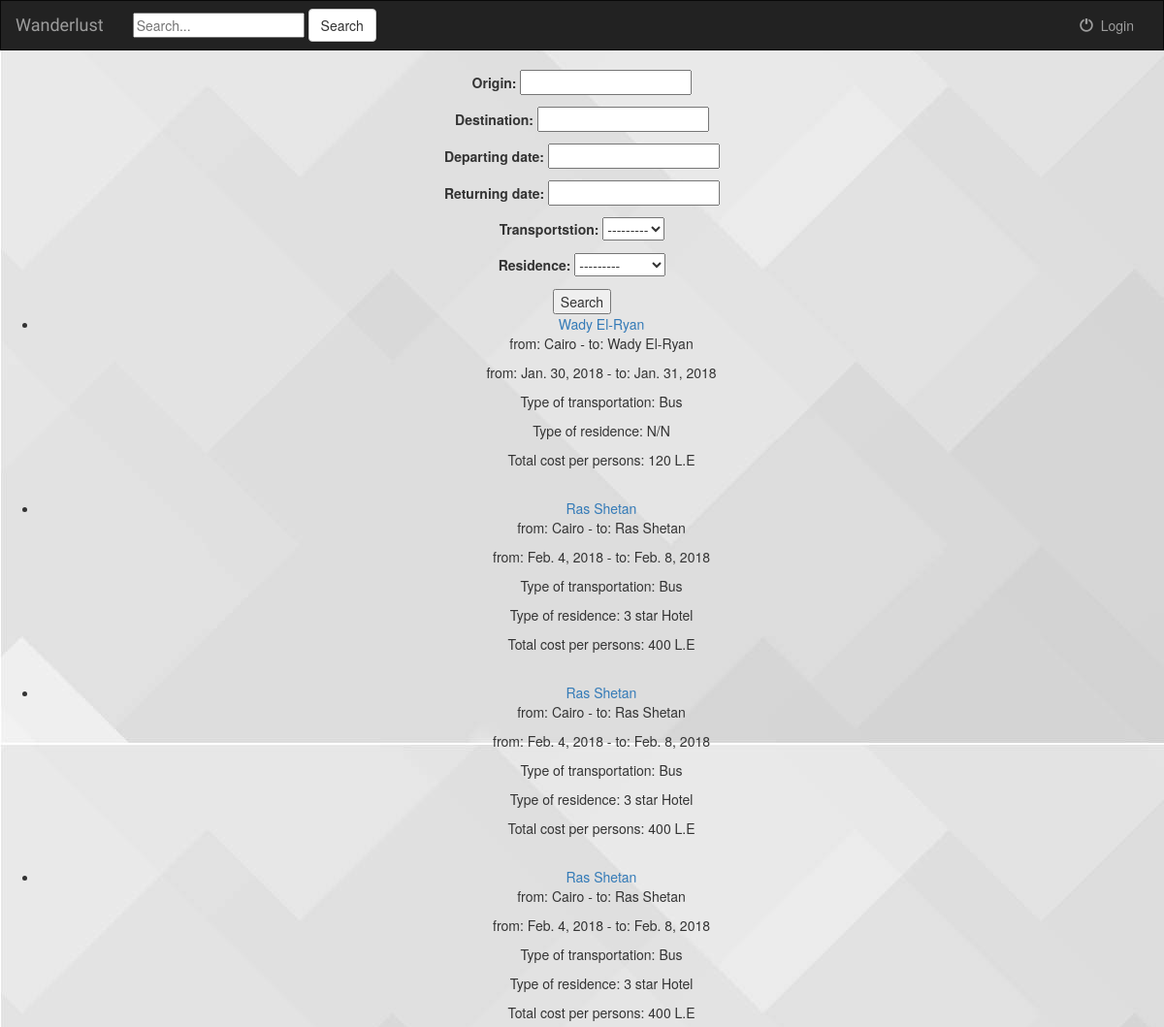
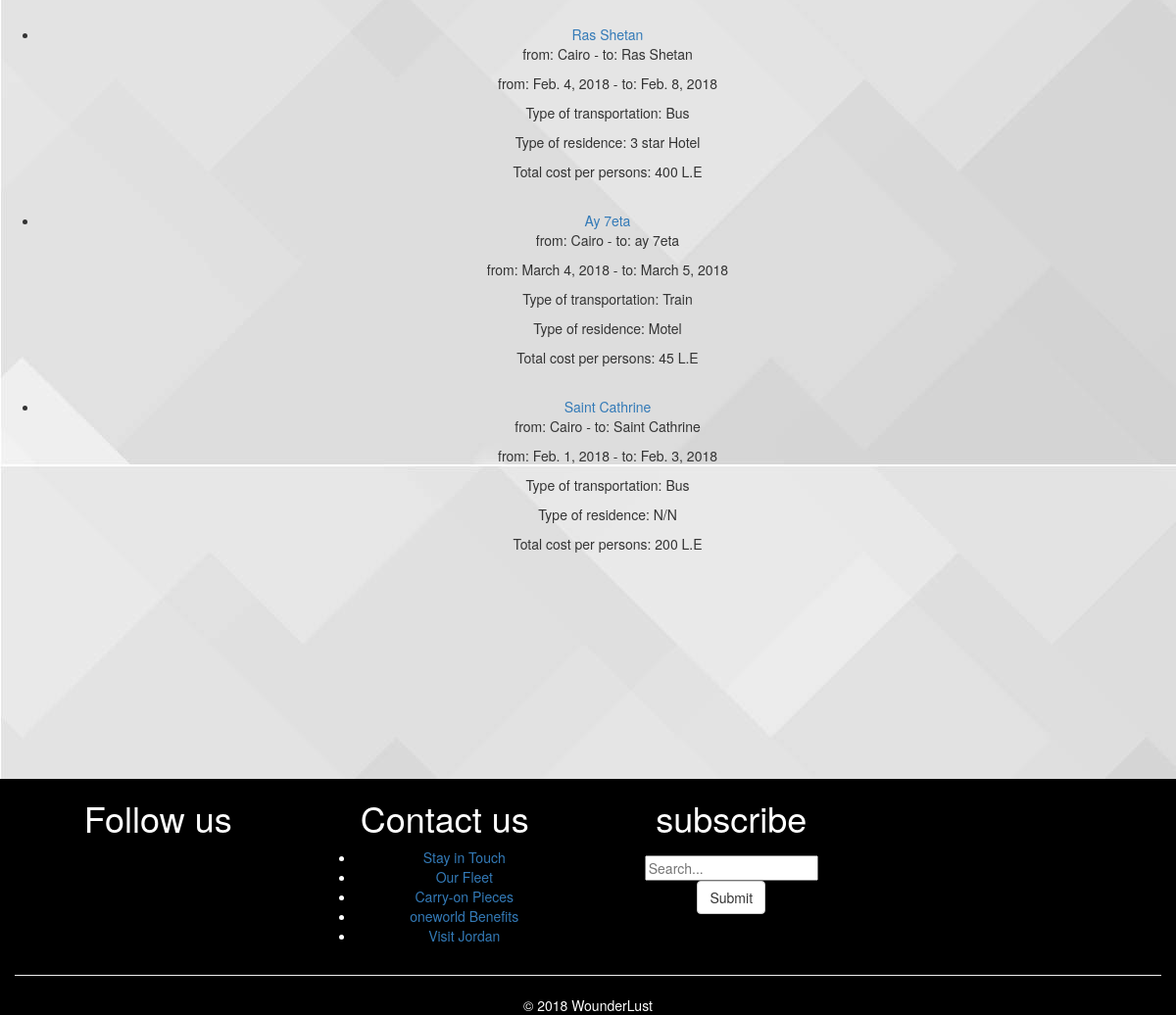
The page /Wanderlust/filter/ on the database as committed earlier (2 pictures, top to bottom).
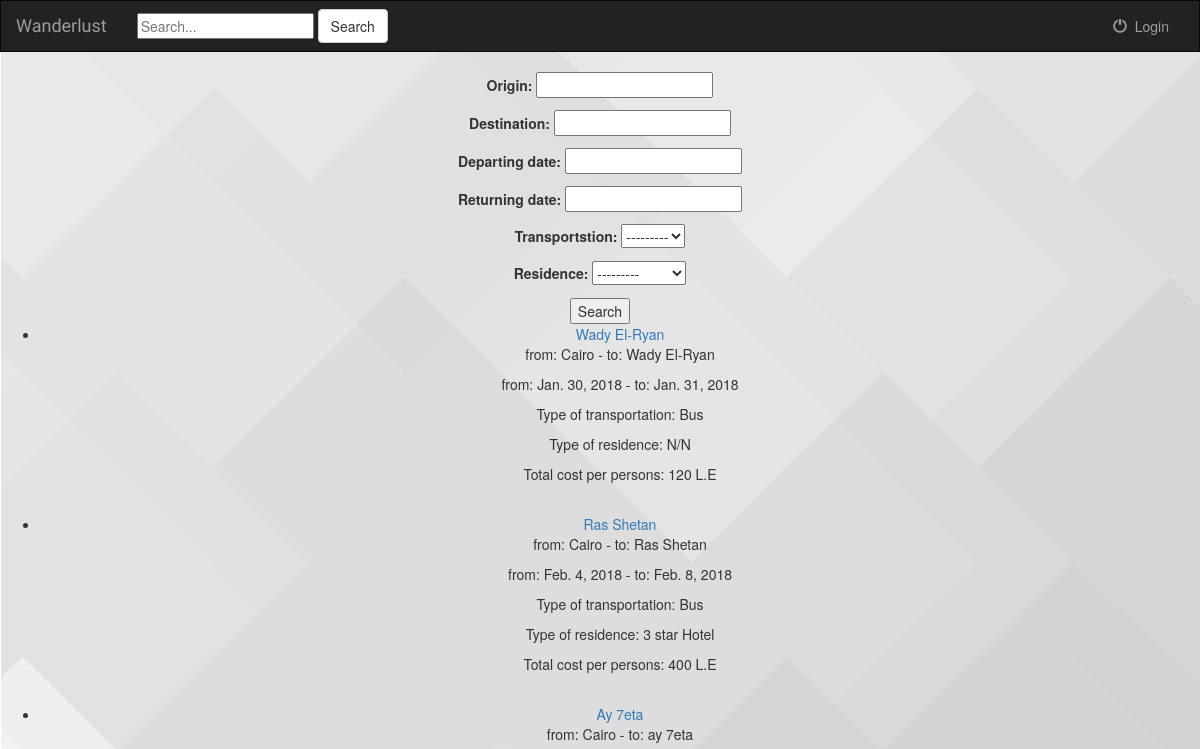
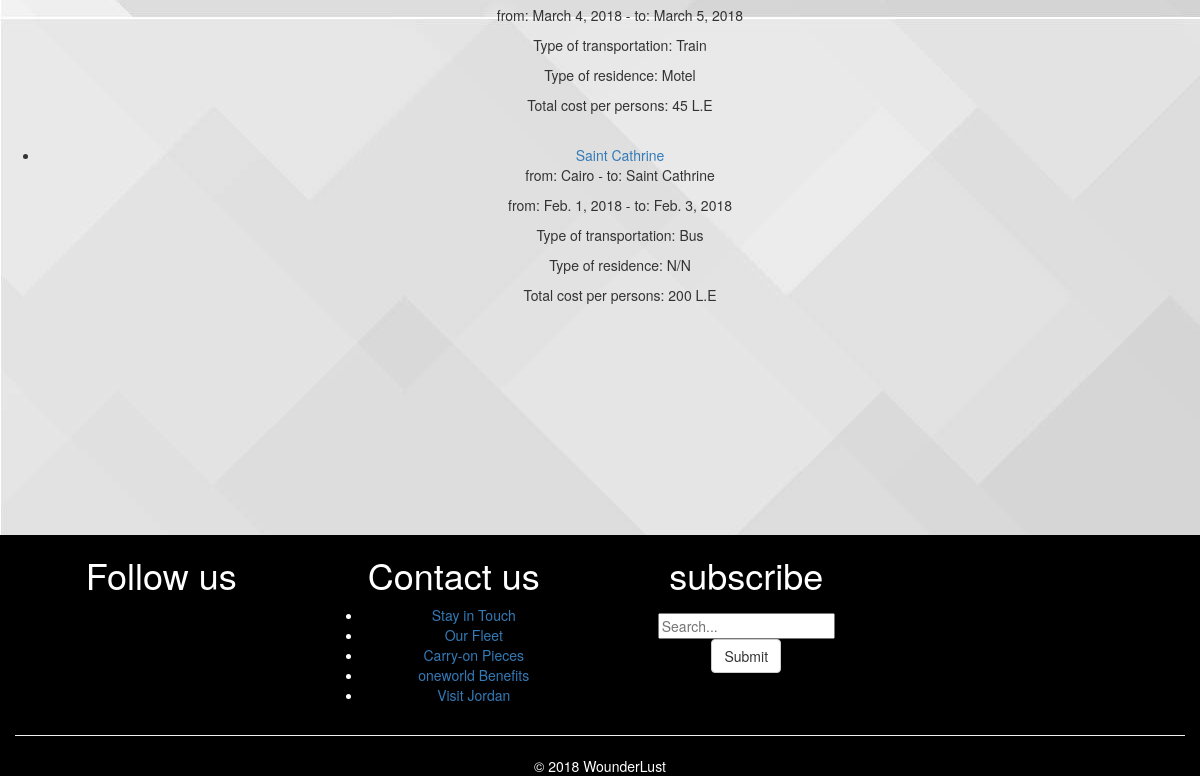
The same page on the database as committed later (2 pictures, top to bottom).
### trips/models.py (models this page shows, shortened)
class Trip(models.Model):
    name = models.CharField(max_length=250)
    description = models.TextField(max_length=5000, null=True)
    origin = models.CharField(max_length=50, default="Cairo")
    destination = models.CharField(max_length=50)
    departing_date = models.DateField()
    returning_date = models.DateField()
    transportstion = models.CharField(max_length=10, choices=trans_Choices)
    residence = models.CharField(max_length=20, choices=residence_Choices)
    adult_price = models.PositiveSmallIntegerField(default=0)
    kid_price = models.PositiveSmallIntegerField(default=0)
    capacity = models.PositiveSmallIntegerField(default=0)
    reservation = models.ManyToManyField(User, blank=True)
    trip_image1 = models.FileField(default='', blank=True)
    trip_image2 = models.FileField(default='', blank=True)
    trip_image3 = models.FileField(default='', blank=True)
    def check_time(self):
        date_today = date.today()
        if  date_today <= self.departing_date :
            return True
        else:
            return False

### trips/views.py (the view)
class TripFilterView(FilterView):
    filterset_class = TripFilter
    template_name= 'trips/filter.html'

### trips/templates/trips/filter.html (shortened to what this page needs)
{%  extends 'trips/base.html' %}
{%  block body %}
    <div>
     <form method="get">
        {{ filter.form.as_p }}
       <button type="submit">Search</button>
      </form>
    </div>
    <div>
        <ul>
            {% for trip in filter.qs %}
                {%  if trip.check_time %}
                 <li>
                     <a href = "{% url 'trips:detail' trip.id %}"> {{ trip.name }}</a>
                     <p>from: {{ trip.origin  }} - to: {{ trip.destination  }}</p>
                     <p>from: {{ trip.departing_date  }} - to: {{ trip.returning_date  }}</p>
                     <p>Type of transportation: {{ trip.get_transportstion_display }} </p>
                     <p>Type of residence: {{ trip.get_residence_display }} </p>
                     <p>Total cost per persons: {{ trip.adult_price }} L.E</p>
                 <br>
                 </li>
                {% endif %}
            {%  endfor %}
        </ul>
    </div>
{%  endblock %}

### trips/templates/trips/base.html (shortened to what this page needs)
<!DOCTYPE html>
<html lang="en">
<head>
{% load widget_tweaks %}
{% load static %}
{%  load staticfiles %}
    <link rel="stylesheet" href="https://maxcdn.bootstrapcdn.com/bootstrap/3.3.6/css/bootstrap.min.css">
    <link rel="stylesheet" type="text/css" href="{% static 'trips/style.css' %}"/>
    <link rel="stylesheet" type="text/css" href="{% static 'trips/main.css' %}"/>
    <link rel="stylesheet" href="https://cdn.jsdelivr.net/simplemde/latest/simplemde.min.css">
</head>
<body style=" display:block ; text-align:center ;overflow: scroll;">
    <nav class="navbar navbar-inverse" style="border-radius: 0">
    <div class="container-fluid">
        <div class="navbar-header">
          <a class="navbar-brand" style="font-family: 'Satisfy', cursive "  href="{% url 'trips:index' %}">Wanderlust</a>
        </div>
        <div class = "collapse navbar-collapse" id="topNavBar">
            <form class="navbar-form navbar-left" role="search" method="get" action="#">
                <div class="form-group"> <input class="searchfield"  name="q" type="text" value="{{ request.GET.q }}" placeholder="Search..."/> </div>
                <button type="submit" class="btn btn-default">Search</button>
            </form>
            <ul class="nav navbar-nav navbar-right" >
                {%  if user.is_active %}
                <li class="">
                    <a href="{% url 'trips:logout' %}"><span class="glyphicon glyphicon-off" aria-hidden="true"></span>&nbsp; {{ user.username }} : Log out </a>
                </li>
                {% else %}
                 <li class="">
                    <a href="{% url 'trips:login' %}"><span class="glyphicon glyphicon-off" aria-hidden="true"></span>&nbsp; Login </a>
                </li>
                {% endif %}
            </ul>
        </div>
    </div>
</nav>
{%  block body %}
{%  endblock %}
<footer style="background-color:black;
    width: 100%;
    height: 15%;
    right: 0;
    bottom: 0;
    left: 0;
    color: white;
    clear: both;
margin-top: 200px; ">
<div class="container-fluid">
    <div class="container" >
        <div class="row">
<div class="col-sm-3" style="">
    <h1>Follow us</h1>
</div>
<div class="col-sm-3">
    <h1>Contact us</h1>
    <ul>
                <li>
                    <a href="/en/contact-us/stay-in-touch">Stay in Touch</a>
                </li>
                <li>
                    <a href="/en/fly-rj/our-fleet">Our Fleet</a>
                </li>
                <li>
                    <a href="/en/info-and-tips/baggage-information/carry-on-pieces">Carry-on Pieces</a>
                </li>
                <li>
                    <a href="/en/meet-rj/one-world">oneworld Benefits</a>
                </li>
                <li>
                    <a href="http://www.visitjordan.com/" target="_blank">Visit Jordan</a>
                </li>
    </ul>
</div>
<div class="col-sm-3">
    <h1> subscribe</h1>
  <div class = "collapse navbar-collapse" id="topNavBar">
            <form class="navbar-form navbar-left" role="search" method="get" action="#">
                <div class="form-group"> <input class="searchfield"  name="q" type="text" value="{{ request.GET.q }}" placeholder="Search..."/> </div>
                <button type="submit" class="btn btn-default">Submit</button>
            </form>
</div>
        </div>
        <div class="row text-center copyright">
<div class="col-sm-12">
    <hr>
    © 2018 WounderLust
</div>
        </div>
    </div>
</div>
</div>
</footer>
</body>
</html>

### trips/static/trips/style.css (style rules this page uses)
body { background: white url("images/background.jpg"); }

Rows that differ between the two databases and show on the page:
removed Trip: name "Ras Shetan", origin "Cairo", destination "Ras Shetan", departing_date "Feb. 4, 2018", returning_date "Feb. 8, 2018", transportstion "Bus", residence "3 star Hotel", adult_price "400"
removed Trip: name "Ras Shetan", origin "Cairo", destination "Ras Shetan", departing_date "Feb. 4, 2018", returning_date "Feb. 8, 2018", transportstion "Bus", residence "3 star Hotel", adult_price "400"
removed Trip: name "Ras Shetan", origin "Cairo", destination "Ras Shetan", departing_date "Feb. 4, 2018", returning_date "Feb. 8, 2018", transportstion "Bus", residence "3 star Hotel", adult_price "400"
